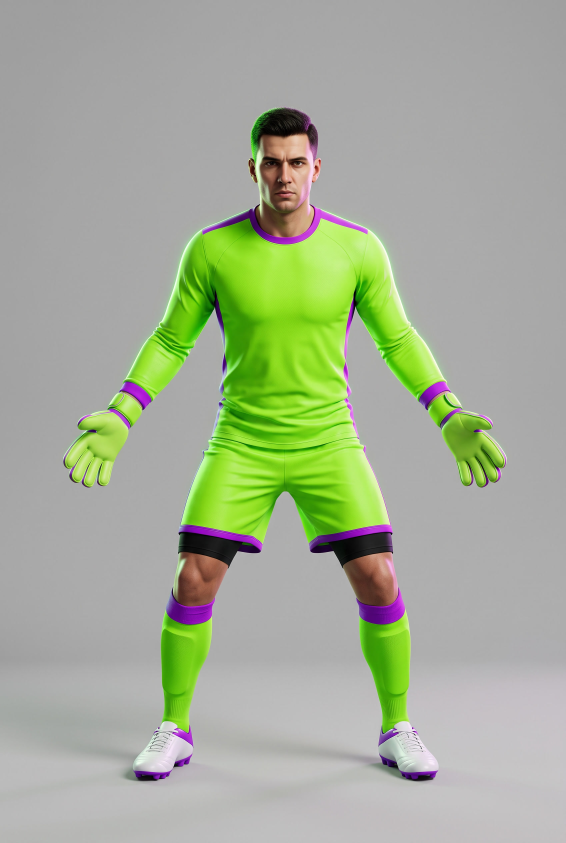
#> input picture raw/_raw-keeper-idle.png, 1696 x 2528 px (shown at 1/3 size)
$ python cutout.py
#> lines starting #> are read from the running program, lines starting #| are printed output that depends on the picture; after the words box and inside, x2 and y2 are one past the last pixel; in counts of white or black regions, pixels touching at a corner belong together
#> in cut, src is the input picture: PIL image 1696x2528 RGB; mean R, G, B 164.6, 173.6, 151.2
"""Turn the raw Nano Banana Pro renders into game-ready sprites.

Each raw render sits on a flat background: mid-grey for the goalkeeper poses
and the ball, magenta for the goal. This script keys that background out,
drops isolated artefacts the model hallucinated (stray boots, stray balls),
trims to the subject, downscales and writes WebP.

Two different keying strategies, because the subjects differ:

* grey  — the background is achromatic and mid-bright, while the subject is
          either saturated (kit, gloves) or much brighter (white boots). The
          background predicate is flood-filled in from the frame edge, so
          achromatic parts *inside* the subject (black undershorts) survive.
* magenta — the goal net is full of holes that show the background but are not
          connected to the frame edge, so a flood fill would leave them opaque.
          A global colour test is used instead, followed by a despill pass.

Usage:
    python tools/cutout.py

Input:  raw/_raw-*.png         (kept outside the served tree)
Output: assets/img/*.webp
"""

import os
from PIL import Image, ImageDraw, ImageFilter
import numpy as np

ROOT = os.path.dirname(os.path.dirname(os.path.abspath(__file__)))
IMG = os.path.join(ROOT, 'assets', 'img')
RAW = os.path.join(ROOT, 'raw')

MAGENTA = np.array([158, 53, 131], dtype=np.int16)
MAGENTA_TOLERANCE = 95

# The net is high-frequency detail; it does not need the sprite default.
QUALITY = {'goal': 80}

# Keeper poses are exported on the FULL uncropped canvas. Every raw render
# shares the same 1696x2528 frame and camera, so keeping the canvas keeps every
# pose in one coordinate space: swapping the sprite cannot make the character
# jump in size or position. Trimming each pose to its own bounding box would
# destroy that, because a sprawling low dive and an upright idle have wildly
# different bounding boxes.
#
# name -> (source, key mode, keep-largest-blob, trim, target height, target width)
JOBS = {
    'keeper-idle':        ('_raw-keeper-idle.png', 'grey',    True,  False, 640, None),
    'keeper-jump_R2':     ('_raw-jump_R2.png',     'grey',    True,  False, 640, None),
    'keeper-jump_L1':     ('_raw-jump_L1.png',     'grey',    True,  False, 640, None),
    'keeper-jump_center': ('_raw-jump_center.png', 'grey',    True,  False, 640, None),
    'ball':               ('_raw-ball.png',        'grey',    True,  True,  384, None),
    'goal':               ('_raw-goal.png',        'magenta', False, True,  None, 900),
}

# Sprites produced by mirroring another sprite rather than by generation.
# The kit carries no asymmetric mark, so the flip is invisible.
MIRRORS = {
    'keeper-jump_L2': 'keeper-jump_R2',
    'keeper-jump_R1': 'keeper-jump_L1',
}


def border_ring(shape, width=6):
    ring = np.zeros(shape, bool)
    ring[:width, :] = ring[-width:, :] = True
    ring[:, :width] = ring[:, -width:] = True
    return ring


def grey_background(rgb):
    """Flood the achromatic backdrop in from the frame edge."""
    a = rgb.astype(np.int16)
    chroma = a.max(axis=2) - a.min(axis=2)
    luma = a.mean(axis=2)
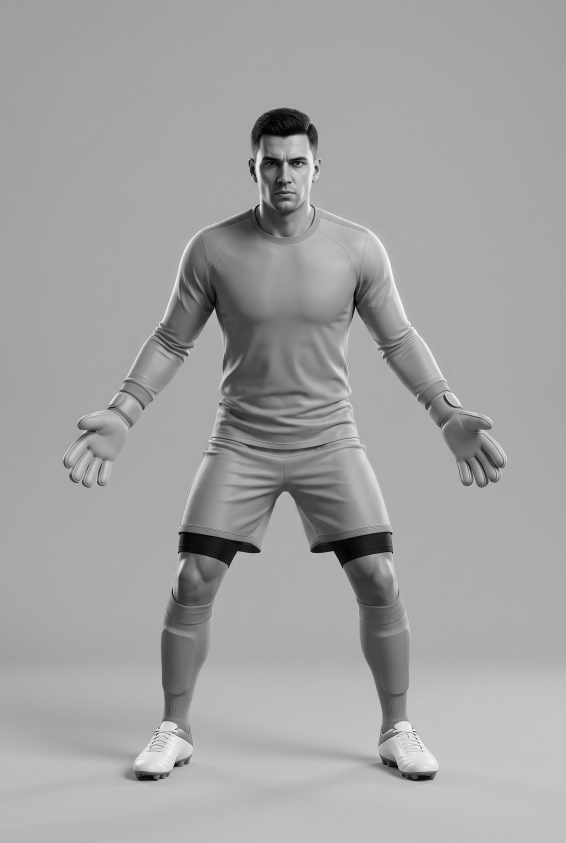
#> luma: shape (2528, 1696) float64 (shown at 1/3 size); min 0, max 255, mean 163.1

    ring = border_ring(rgb.shape[:2])
    lo, hi = luma[ring].min(), luma[ring].max()
#> lo = 157; hi = 198.7
    chroma_limit = max(14, int(chroma[ring].max()) + 8)
#> chroma_limit = 15

    candidate = (chroma <= chroma_limit) & (luma >= lo - 24) & (luma <= hi + 24)
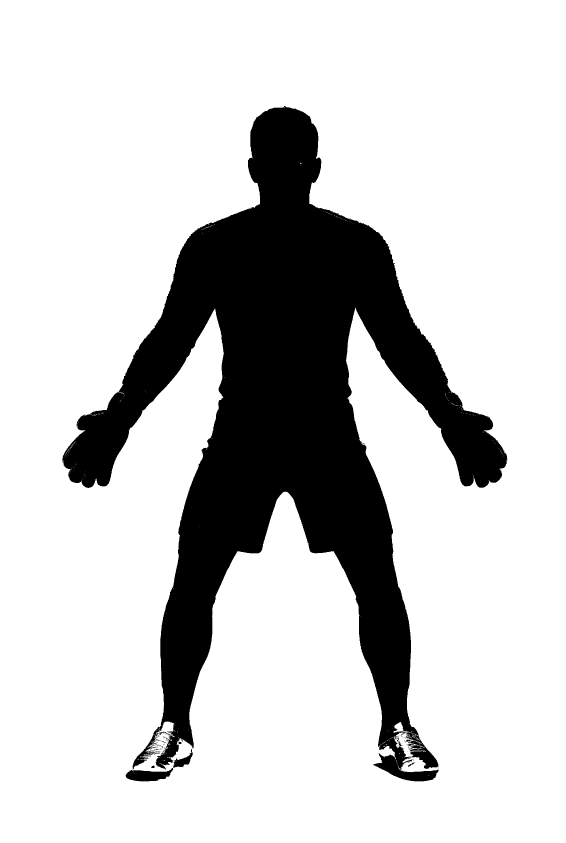
#> candidate: shape (2528, 1696) bool (shown at 1/3 size); 79.3% white; 117 black regions (105 under 20 px), largest, box (x1, y1, x2, y2) and area: (187, 318, 1522, 2344) 883604, (377, 2248, 578, 2344) 4792, (1224, 2287, 1246, 2300) 76

    # Pad with a guaranteed-true frame so a single seed reaches the whole edge.
    h, w = candidate.shape
#> h = 2528; w = 1696
    padded = np.zeros((h + 2, w + 2), np.uint8)
    padded[1:-1, 1:-1] = candidate * 255
#> padded: shape (2530, 1698); 79.1% white; 118 black regions (105 under 20 px), largest, box (x1, y1, x2, y2) and area: (188, 319, 1523, 2345) 883604, (0, 0, 1698, 2530) 8452, (378, 2249, 579, 2345) 4792
    padded[0, :] = padded[-1, :] = padded[:, 0] = padded[:, -1] = 255
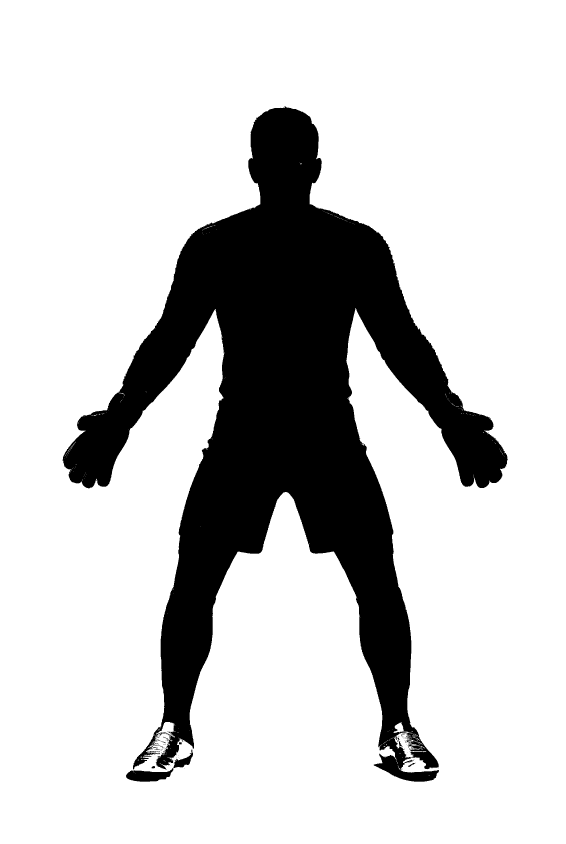
#> padded: shape (2530, 1698) (shown at 1/3 size); 79.3% white; 117 black regions (105 under 20 px), largest, box (x1, y1, x2, y2) and area: (188, 319, 1523, 2345) 883604, (378, 2249, 579, 2345) 4792, (1225, 2288, 1247, 2301) 76

    # .copy() is required: an image wrapped straight around a numpy buffer is
    # read-only, and floodfill writes into it silently doing nothing.
    img = Image.fromarray(padded, 'L').copy()
    ImageDraw.floodfill(img, (0, 0), 128, thresh=0)
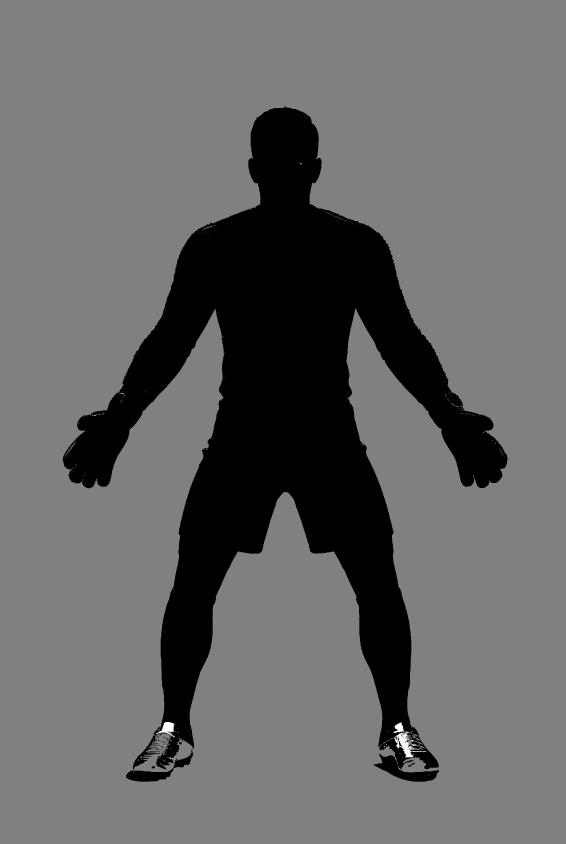
#> img: PIL image 1698x2530 L (shown at 1/3 size); min 0, max 255, mean 101.7
    filled = np.asarray(img)

    return filled[1:-1, 1:-1] == 128
#> returned value: shape (2528, 1696) bool; 79.1% white; 84 black regions (75 under 20 px), largest, box (x1, y1, x2, y2) and area: (187, 318, 1522, 2344) 888848, (377, 2248, 578, 2344) 4797, (1224, 2287, 1246, 2300) 76


def magenta_background(rgb):
    a = rgb.astype(np.int32)
    dist = np.sqrt(((a - MAGENTA) ** 2).sum(axis=2))
    return dist < MAGENTA_TOLERANCE


def despill_magenta(rgb, headroom=14):
    """Pull the magenta cast off edge pixels without touching white or green."""
    a = rgb.astype(np.int16)
    r, g, b = a[..., 0], a[..., 1], a[..., 2]
    ceiling = g + headroom
    a[..., 0] = np.minimum(r, ceiling)
    a[..., 2] = np.minimum(b, ceiling)
    return np.clip(a, 0, 255).astype(np.uint8)


def shrink(mask, size):
    """Erode a boolean mask by `size` pixels."""
#> called with size = 3
    img = Image.fromarray((mask * 255).astype(np.uint8), 'L').copy()
    img = img.filter(ImageFilter.MinFilter(size * 2 + 1))
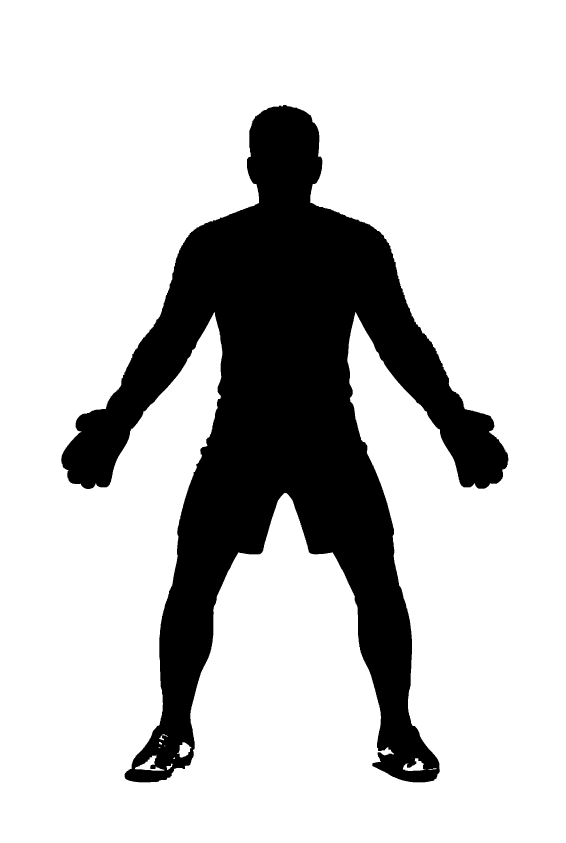
#> img: PIL image 1696x2528 L (shown at 1/3 size); 78.1% white; 1 black region, box (x1, y1, x2, y2) and area: (184, 315, 1525, 2347) 938645
    return np.asarray(img) > 127


def largest_blob(fg):
    """Keep only the biggest connected run of foreground.

    The model occasionally leaves a spare boot or a spare ball floating in the
    frame; those are separate blobs and get dropped here.
    """
    arr = (fg * 255).astype(np.uint8)
    best_size, best_tag = 0, None
    tag = 200
    while tag > 1:
        remaining = np.argwhere(arr == 255)
        if remaining.size == 0:
            break
        y, x = remaining[0]
        img = Image.fromarray(arr, 'L').copy()
        ImageDraw.floodfill(img, (int(x), int(y)), tag, thresh=0)
        arr = np.asarray(img).copy()
        size = int((arr == tag).sum())
        if size > best_size:
            best_size, best_tag = size, tag
        tag -= 1
#> this loop made 2 passes
#> (y, x, size, best_size, best_tag) on pass 1: (315, 850, 938645, 938645, 200)
#> after the loop, best_size = 938645; best_tag = 200; tag = 199
    if best_tag is None:
        return fg
    return arr == best_tag


def cut(name, source, mode, keep_largest, trim, height, width):
    src = Image.open(os.path.join(RAW, source)).convert('RGB')
    rgb = np.asarray(src)

    if mode == 'grey':
        bg = grey_background(rgb)
    else:
        bg = magenta_background(rgb)
        rgb = despill_magenta(rgb)

    fg = ~bg
    if keep_largest:
        # White boots are ringed by neutral pixels, and the flood eats through
        # that ring far enough to sever a boot from its sock — the boot then
        # looks like a stray artefact and gets dropped. Find the blob on a
        # slightly grown foreground so those bridges survive, then intersect
        # back with the tight mask to keep the edge crisp.
        loose = ~shrink(bg, 3)
        fg = largest_blob(loose) & fg

    alpha = Image.fromarray((fg * 255).astype(np.uint8), 'L')
    # A sub-pixel soften kills the stair-stepping the hard mask leaves behind.
    alpha = alpha.filter(ImageFilter.GaussianBlur(0.7))
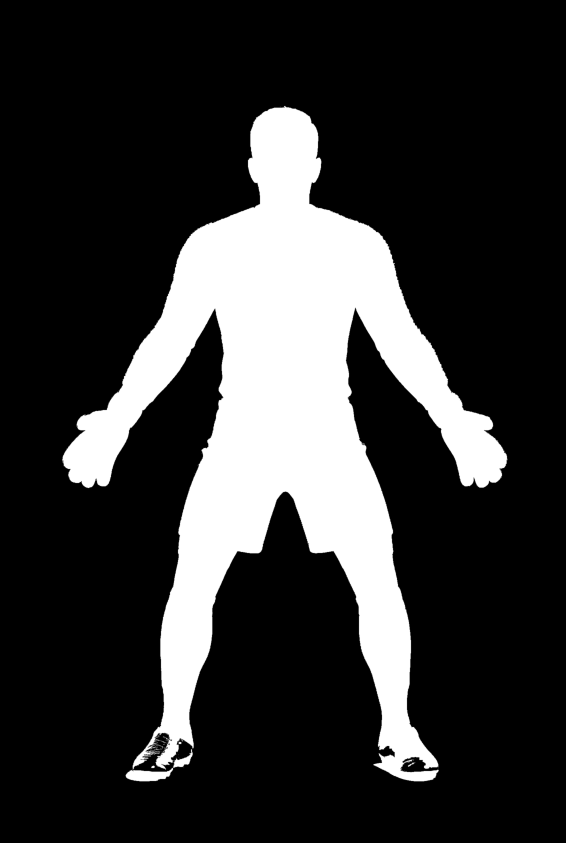
#> alpha: PIL image 1696x2528 L (shown at 1/3 size); min 0, max 255, mean 53.2

    out = Image.fromarray(rgb).convert('RGBA')
    out.putalpha(alpha)
    box = out.getbbox()
#> box = (185, 316, 1524, 2346)
    if trim:
        out = out.crop(box)

    if height:
        scale = height / out.height
#> scale = 0.253
        out = out.resize((max(1, round(out.width * scale)), height), Image.LANCZOS)
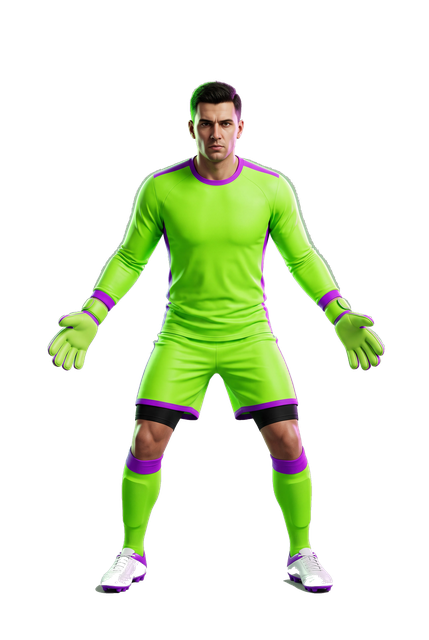
#> out: PIL image 429x640 RGBA; mean R, G, B, A 30.6, 39.8, 17.4, 53.2; transparent parts drawn white
    elif width:
        scale = width / out.width
        out = out.resize((width, max(1, round(out.height * scale))), Image.LANCZOS)

    dst = os.path.join(IMG, name + '.webp')
    out.save(dst, 'WEBP', quality=QUALITY.get(name, 90), method=6)

    # Where the subject sits inside the exported canvas, as fractions. The CSS
    # uses this to size the keeper box so the character reads at the right
    # scale without hard-coding pixel offsets per pose.
    scale = out.height / rgb.shape[0]
    subject = tuple(round(v * scale) for v in box) if box else None
#> subject = (47, 80, 386, 594)
    return dst, out.size, float((np.asarray(out)[..., 3] > 8).mean()), subject


def main():
    made = {}
    for name, (source, mode, keep, trim, height, width) in JOBS.items():
        path = os.path.join(RAW, source)
        if not os.path.exists(path):
            print('skip (missing source):', name)
            continue
        dst, size, coverage, subject = cut(name, source, mode, keep, trim,
                                           height, width)
#> size = (429, 640); coverage = 0.215; subject = (47, 80, 386, 594)
        made[name] = dst
        note = ''
        if subject and not trim:
            note = '  subject y %s-%s x %s-%s' % (subject[1], subject[3],
                                                  subject[0], subject[2])
#> note = '  subject y 80-594 x 47-386'
        print('%-20s %sx%-5s opaque %4.1f%%  %5.0f KB%s'
              % (name, size[0], size[1], coverage * 100,
                 os.path.getsize(dst) / 1024, note))
#| keeper-idle          429x640   opaque 21.5%     38 KB  subject y 80-594 x 47-386

    for name, base in MIRRORS.items():
        if base not in made:
            print('skip (missing base):', name)
            continue
        img = Image.open(made[base]).transpose(Image.FLIP_LEFT_RIGHT)
        dst = os.path.join(IMG, name + '.webp')
        img.save(dst, 'WEBP', quality=90, method=6)
        print('%-20s mirrored from %-18s %5.0f KB'
              % (name, base, os.path.getsize(dst) / 1024))

    # The pitch plate keeps its background; it only needs resizing. 1800 wide,
    # because the widest it is ever drawn is 3.9876 goal widths and the goal
    # caps at 560px -- 2233 CSS pixels, which 1800 covers acceptably for a dark
    # backdrop and covers outright on a phone. Anything larger is bytes nobody
    # sees. The goal is painted into this plate; css/game.css measures it.
    bg_path = os.path.join(RAW, '_raw-pitch-spot.png')
    if os.path.exists(bg_path):
        img = Image.open(bg_path).convert('RGB')
        scale = 1800 / img.width
        img = img.resize((1800, round(img.height * scale)), Image.LANCZOS)
        dst = os.path.join(IMG, 'pitch-spot.webp')
        img.save(dst, 'WEBP', quality=82, method=6)
        print('%-20s %sx%-5s %19s %5.0f KB'
              % ('pitch-spot', img.width, img.height, '', os.path.getsize(dst) / 1024))


if __name__ == '__main__':
    main()
